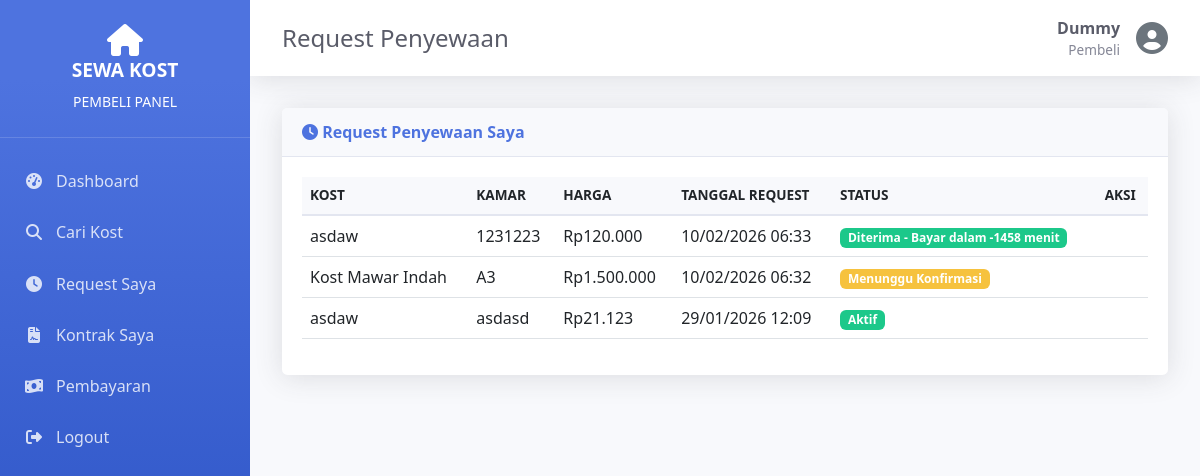
Screenshot of /pembeli/request.php (signed in) with the database file from the repository.
### tables this page shows
CREATE TABLE `request_sewa` (
  `id` int(11) NOT NULL AUTO_INCREMENT,
  `user_id` int(11) NOT NULL,
  `kamar_id` int(11) NOT NULL,
  `tanggal_request` datetime DEFAULT current_timestamp(),
  `status` enum('Menunggu','Diterima','Ditolak','Menunggu Konfirmasi','Selesai') DEFAULT 'Menunggu',
  `qr_code` varchar(255) DEFAULT NULL,
  `qr_expired` datetime DEFAULT NULL,
  `bukti_pembayaran` varchar(255) DEFAULT NULL,
  `created_at` datetime DEFAULT current_timestamp(),
  `updated_at` datetime DEFAULT current_timestamp() ON UPDATE current_timestamp(),
  PRIMARY KEY (`id`),
  KEY `user_id` (`user_id`),
  KEY `kamar_id` (`kamar_id`),
  CONSTRAINT `request_sewa_ibfk_1` FOREIGN KEY (`user_id`) REFERENCES `users` (`id`) ON DELETE CASCADE,
  CONSTRAINT `request_sewa_ibfk_2` FOREIGN KEY (`kamar_id`) REFERENCES `kamar` (`id`) ON DELETE CASCADE
);

CREATE TABLE `kost` (
  `id` int(11) NOT NULL AUTO_INCREMENT,
  `pemilik_id` int(11) NOT NULL,
  `nama_kost` varchar(100) NOT NULL,
  `alamat` text NOT NULL,
  `kota` varchar(50) DEFAULT NULL,
  `deskripsi` text DEFAULT NULL,
  `foto` varchar(255) DEFAULT NULL,
  `created_at` timestamp NOT NULL DEFAULT current_timestamp(),
  PRIMARY KEY (`id`),
  KEY `pemilik_id` (`pemilik_id`),
  CONSTRAINT `kost_ibfk_1` FOREIGN KEY (`pemilik_id`) REFERENCES `users` (`id`) ON DELETE CASCADE
);

CREATE TABLE `kamar` (
  `id` int(11) NOT NULL AUTO_INCREMENT,
  `kost_id` int(11) NOT NULL,
  `nomor_kamar` varchar(20) NOT NULL,
  `harga_sewa` decimal(12,2) NOT NULL,
  `status` enum('Kosong','Terisi','Maintenance') DEFAULT 'Kosong',
  `foto` varchar(255) DEFAULT NULL,
  `fasilitas` text DEFAULT NULL,
  `created_at` timestamp NOT NULL DEFAULT current_timestamp(),
  PRIMARY KEY (`id`),
  KEY `kost_id` (`kost_id`),
  CONSTRAINT `kamar_ibfk_1` FOREIGN KEY (`kost_id`) REFERENCES `kost` (`id`) ON DELETE CASCADE
);

### lib/auth.php (called while the page is built, shortened)
<?php
require_once __DIR__ . '/database.php';
class Auth {
    public static function id() {
        return $_SESSION['user_id'] ?? null;
    }
}

### lib/database.php (called while the page is built, shortened)
<?php
class Database {
    private static $connection = null;
    public static function connect() {
        if (self::$connection === null) {
            self::$connection = new mysqli(DB_HOST, DB_USER, DB_PASS, DB_NAME);
            self::$connection->set_charset("utf8mb4");
        }
        return self::$connection;
    }
    public static function query($sql) {
        $conn = self::connect();
        $result = $conn->query($sql);
        return $result;
    }
    public static function fetchAll($sql) {
        $result = self::query($sql);
        $data = [];
        while ($row = $result->fetch_assoc()) {
            $data[] = $row;
        }
        return $data;
    }
}

### lib/request.php (called while the page is built, shortened)
<?php
require_once __DIR__.'/database.php';
require_once __DIR__.'/auth.php';
class RequestSewa{
    public static function getRequestByUser($user_id){
        return Database::fetchAll("
            SELECT rs.*,
                   k.nomor_kamar,
                   ks.nama_kost,
                   k.harga_sewa,
                   TIMESTAMPDIFF(HOUR, NOW(), DATE_ADD(rs.created_at, INTERVAL 24 HOUR)) as jam_tersisa,
                   TIMESTAMPDIFF(MINUTE, NOW(), DATE_ADD(rs.created_at, INTERVAL 24 HOUR)) as menit_tersisa
            FROM request_sewa rs
            JOIN kamar k ON rs.kamar_id = k.id
            JOIN kost ks ON k.kost_id = ks.id
            WHERE rs.user_id=$user_id
            ORDER BY rs.created_at DESC
        ");
    }
}
?>

### pembeli/request.php (the view, shortened to what this page needs)
<?php
require_once __DIR__.'/../lib/auth.php';
require_once __DIR__.'/../lib/database.php';
require_once __DIR__.'/../lib/request.php';
$userId = Auth::id();
$requests = RequestSewa::getRequestByUser($userId);
include __DIR__.'/../layout/header.php';
include __DIR__.'/../layout/sidebar.php';
?>
<div class="card">
    <div class="card-header">
        <i class="fas fa-clock"></i> Request Penyewaan Saya
    </div>
    <div class="card-body">
        <?php if(empty($requests)): ?>
            <div class="alert alert-info">
                <i class="fas fa-info-circle"></i> Belum ada request.
                <a href="/coba_kost/pembeli/kost.php" class="alert-link">Cari kost sekarang</a>
            </div>
        <?php else: ?>
            <div class="table-responsive">
                <table class="table table-hover">
                    <thead>
                        <tr>
                            <th>Kost</th>
                            <th>Kamar</th>
                            <th>Harga</th>
                            <th>Tanggal Request</th>
                            <th>Status</th>
                            <th>Aksi</th>
                        </tr>
                    </thead>
                    <tbody>
                        <?php foreach($requests as $req): ?>
                        <tr>
                            <td><?php echo htmlspecialchars($req['nama_kost']); ?></td>
                            <td><?php echo htmlspecialchars($req['nomor_kamar']); ?></td>
                            <td>Rp<?php echo number_format($req['harga_sewa'], 0, ',', '.'); ?></td>
                            <td><?php echo date('d/m/Y H:i', strtotime($req['created_at'])); ?></td>
                            <td>
                                <?php if($req['status'] === 'Menunggu'): ?>
                                    <span class="badge bg-warning">Menunggu Konfirmasi</span>
                                <?php elseif($req['status'] === 'Diterima'): ?>
                                    <span class="badge bg-success">
                                        Diterima - Bayar dalam
                                        <?php
                                        if($req['jam_tersisa'] > 0)
                                            echo $req['jam_tersisa'].' jam';
                                        else
                                            echo $req['menit_tersisa'].' menit';
                                        ?>
                                    </span>
                                <?php elseif($req['status'] === 'Menunggu Konfirmasi'): ?>
                                    <span class="badge bg-info">Menunggu Konfirmasi Bukti</span>
                                <?php elseif($req['status'] === 'Ditolak'): ?>
                                    <span class="badge bg-danger">Ditolak</span>
                                <?php elseif($req['status'] === 'Selesai'): ?>
                                    <span class="badge bg-success">Aktif</span>
                                <?php endif; ?>
                            </td>
                            <td>
                            </td>
                        </tr>
                        <?php endforeach; ?>
                    </tbody>
                </table>
            </div>
        <?php endif; ?>
    </div>
</div>
<?php include __DIR__.'/../layout/footer.php'; ?>

### assets/css/style.css (style rules this page uses)
:root { --primary-color: #4e73df; --secondary-color: #858796; --success-color: #1cc88a; --danger-color: #e74a3b; --warning-color: #f6c23e; --info-color: #36b9cc; --sidebar-width: 250px; }
* { margin: 0; padding: 0; box-sizing: border-box; }
body { font-family: 'Segoe UI', Tahoma, Geneva, Verdana, sans-serif; background-color: #f8f9fc; color: #5a5c69; }
.card { border: none; border-radius: 0.35rem; box-shadow: 0 0.15rem 1.75rem 0 rgba(58, 59, 69, 0.15); }
.card-header { background-color: #f8f9fc; border-bottom: 1px solid #e3e6f0; padding: 0.75rem 1.25rem; font-weight: bold; color: var(--primary-color); }
.card-body { padding: 1.25rem; }
.table { color: #5a5c69; }
.table thead th { background-color: #f8f9fc; border-bottom: 2px solid #e3e6f0; font-weight: bold; text-transform: uppercase; font-size: 0.85rem; }
.bg-success { background-color: var(--success-color) !important; }
.bg-warning { background-color: var(--warning-color) !important; }

### rows the page displays
request_sewa: kost.nama_kost "asdaw", kamar.nomor_kamar "1231223", kamar.harga_sewa "120.000", created_at "10/02/2026 06:33", menit_tersisa "-1458"
request_sewa: kost.nama_kost "Kost Mawar Indah", kamar.nomor_kamar "A3", kamar.harga_sewa "1.500.000", created_at "10/02/2026 06:32", status "Menunggu Konfirmasi"
request_sewa: kost.nama_kost "asdaw", kamar.nomor_kamar "asdasd", kamar.harga_sewa "21.123", created_at "29/01/2026 12:09", status "Aktif"

### other values shown
$role "PEMBELI"
$pageTitle "Request Penyewaan"
$user['nama_lengkap'] "Dummy"
$user['role'] "Pembeli"
